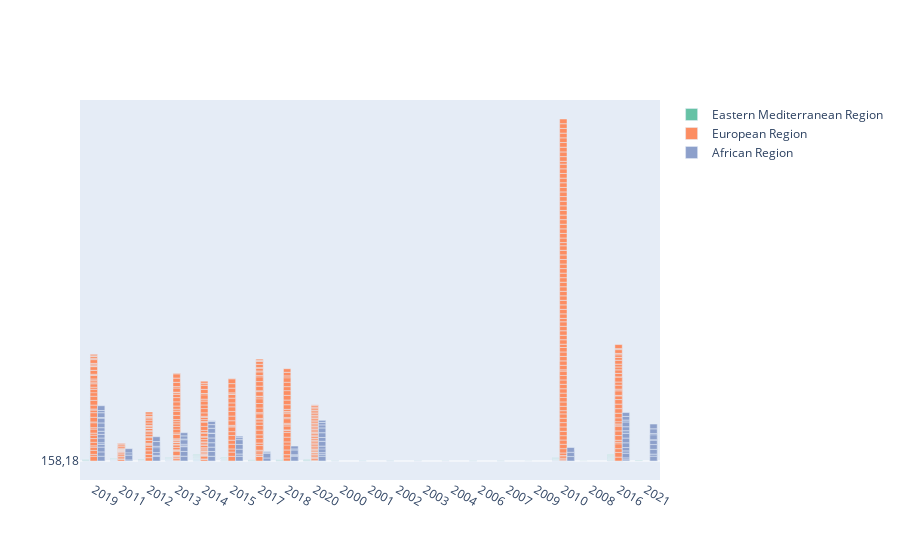

Notebook source saved alongside this figure:
### Code cell
import plotly.graph_objs as go
import plotly.express as px

data = [
    go.Bar(
        x=df_polution[df_polution['WHO Region'] == 'Eastern Mediterranean Region']['Measurement Year'],
        y=df_polution[df_polution['WHO Region'] == 'Eastern Mediterranean Region']['PM10 (μg/m3)'],
        name='Eastern Mediterranean Region',
        marker_color='rgb(102, 194, 165)'
    ),
    go.Bar(
        x=df_polution[df_polution['WHO Region'] == 'European Region']['Measurement Year'],
        y=df_polution[df_polution['WHO Region'] == 'European Region']['PM10 (μg/m3)'],
        name='European Region',
        marker_color='rgb(252, 141, 98)'
    ),
            
    go.Bar(
        x=df_polution[df_polution['WHO Region'] == 'African Region']['Measurement Year'],
        y=df_polution[df_polution['WHO Region'] == 'African Region']['PM10 (μg/m3)'],
        name='African Region',
        marker_color='rgb(141, 160, 203)'
    ),
]
layout = go.Layout(
    xaxis=go.layout.XAxis(
        type='category' # the type for the x axis is categorical
    ),
    yaxis=go.layout.YAxis(
        tickformat=',.0%', # show as percentage
    )
)
fig = go.Figure(data=data, layout=layout)
fig.update_layout(barmode='group')
fig.show()

### Figure 1 — Plotly figure (JSON) as saved in the notebook; plotly's stock layout.template omitted (floating-point values rounded to 4 significant figures; data arrays with more than 128 entries replaced by an {"elided": "..."} marker saying what was removed)
{"data": [{"marker": {"color": "rgb(102, 194, 165)"}, "name": "Eastern Mediterranean Region", "type": "bar", "x": {"elided": "438 int values"}, "y": {"elided": "438 str values"}}, {"marker": {"color": "rgb(252, 141, 98)"}, "name": "European Region", "type": "bar", "x": {"elided": "20292 int values"}, "y": {"elided": "20292 str values"}}, {"marker": {"color": "rgb(141, 160, 203)"}, "name": "African Region", "type": "bar", "x": {"elided": "191 int values"}, "y": {"elided": "191 str values"}}], "layout": {"barmode": "group", "xaxis": {"type": "category"}, "yaxis": {"tickformat": ",.0%"}}}
